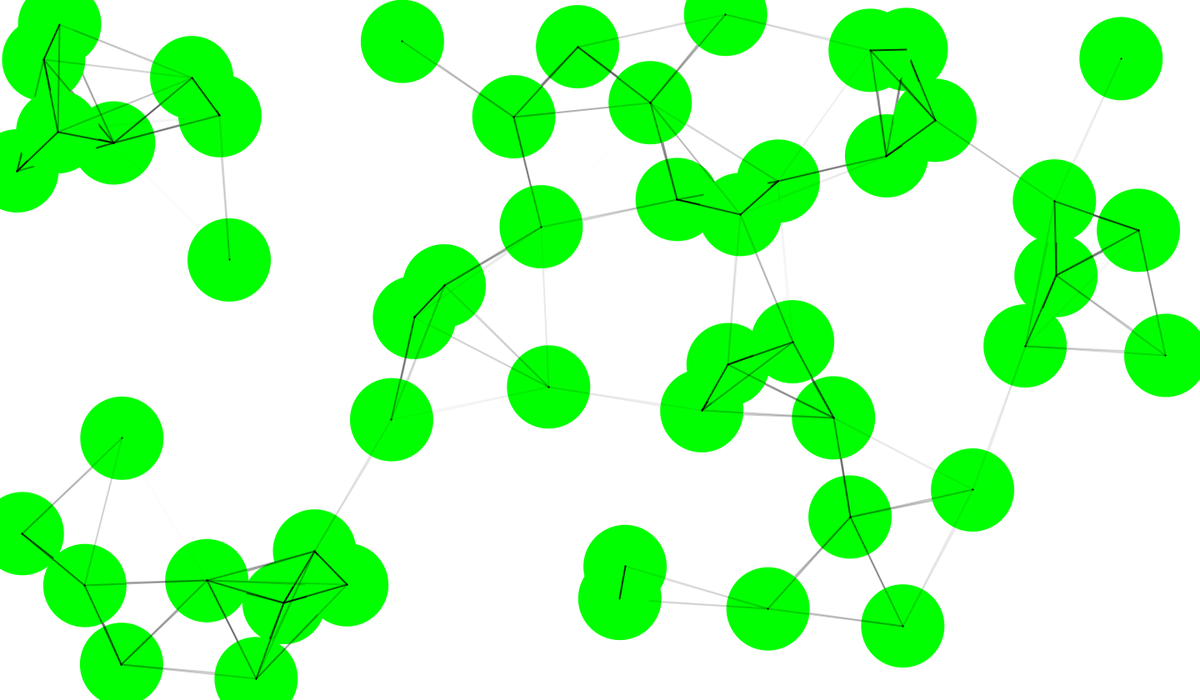
Frame 1 (no input)
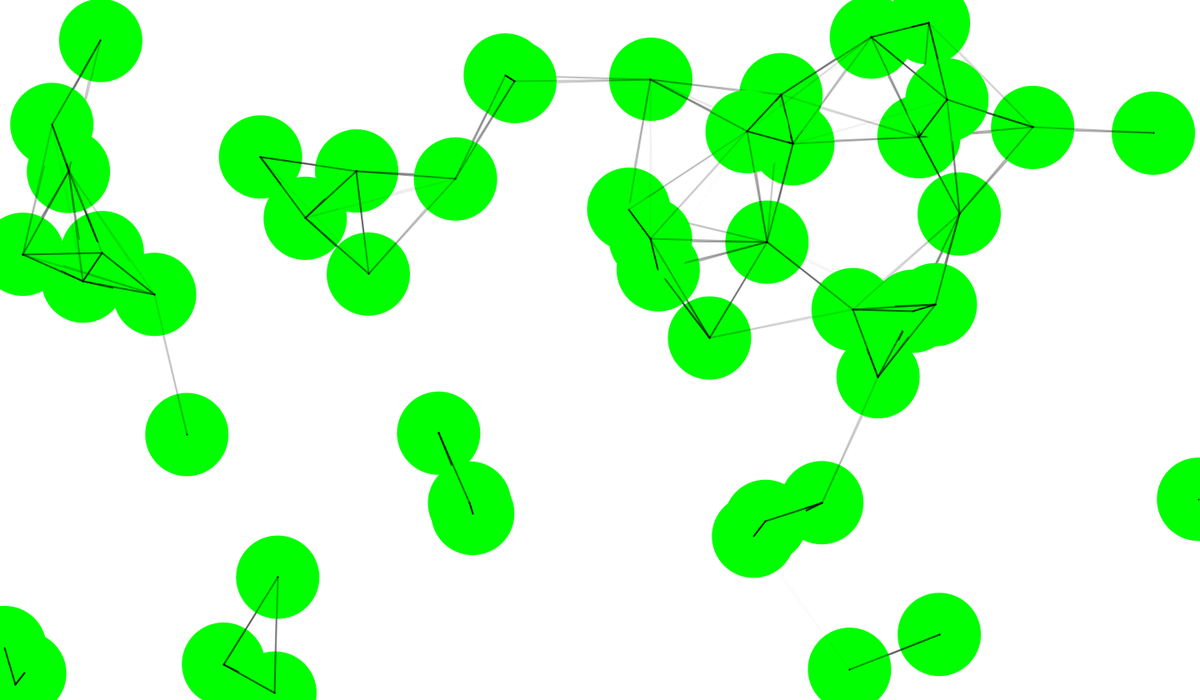
Frame 60 (the mouse pressed at the canvas centre just before this capture)
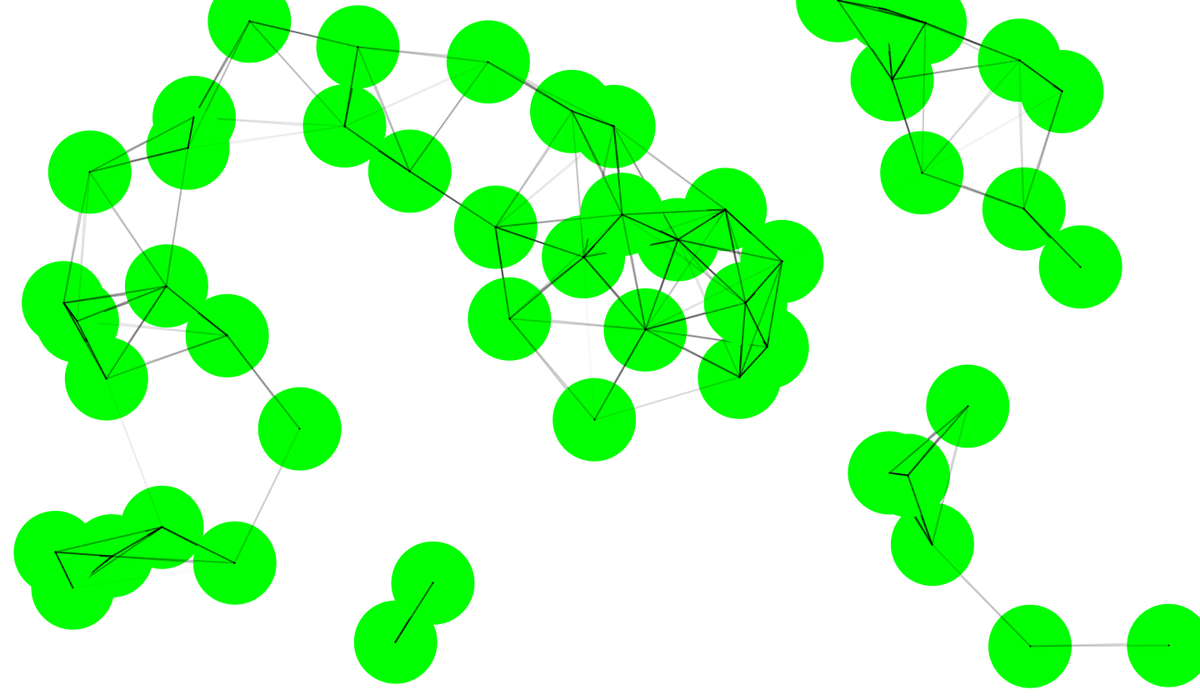
Frame 120 (the mouse held since frame 60 and released just before this capture)

The Processing sketch that drew these frames (run headless with seeded random() and noise(); from frame 60 on, the mouse is pressed at the canvas centre):

// Processing sketch: alivemovers
// ── alivemovers.pde
ArrayList<mover>  movers;

int nummovers=50;


void setup() {
  size(1440, 840);

  movers= new ArrayList();
  int i= 0;
  while (i< nummovers) {
    movers.add(new mover());
    i++;
  }
}

void draw() {

  int i =0;
  background(255, 255, 255);
  while (i < movers.size() ) {
    mover m = movers.get(i);
    m.act();
    m.showbody();
    m.showlines();
    if(m.alive == false){
      movers.remove(i);
    }else{
    i++;
    }
  }
}

void mouseReleased(){
 
}

// ── moves.pde
class mover {

  PVector location;
  PVector velo;
  float d;
  boolean alive;

  mover() {

    d= 100;
    location= new PVector (random(0, width), random(0, height));
    velo = new PVector (3, 0);
    velo.rotate(radians(random(0, 360)));
    alive=true;
  }
  
  
  mover(float x , float y){
    
     d= 100;
    location= new PVector (x,y);
    velo = new PVector (3, 0);
    velo.rotate(radians(random(0, 360)));   
      alive=true;
    
    
    
  }
  
  
  

  void act() {
    move();
    bouncein();
    delete();
  }

void delete(){
  if (dist(location.x, location.y, mouseX, mouseY) < d/2 && mousePressed){
    alive=false;
  }
}



  void move() {
    location.add(velo);
  }

  void bouncein() {
    if (location.x<0 || location.x>width) velo.x=-velo.x;
    if (location.y<0 || location.y>height) velo.y = -velo.y;
  }


  void showbody() {
    noStroke();
    fill(0, 255, 0);
    circle(location.x, location.y, d);
    
  }

  void showlines() {

    int i = 0;
    while (i<  movers.size() ) {
      mover other = movers.get(i);
      float dist = dist(location.x, location.y, other.location.x, other.location.y);
      if (dist <= 200) {
        float a = map(dist, 0, 200, 255, 0);
        stroke(0, a);
        strokeWeight(2);
        line(location.x, location.y, other.location.x, other.location.y);
      }
      i++;
    }
  }
}
